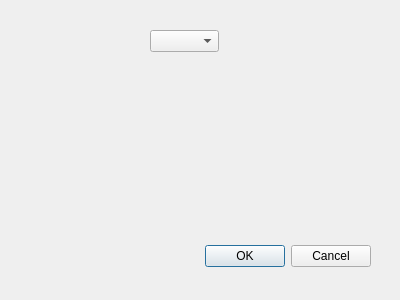
<?xml version="1.0" encoding="UTF-8"?>
<ui version="4.0">
 <class>ParameterSettings</class>
 <widget class="QDialog" name="ParameterSettings">
  <property name="geometry">
   <rect>
    <x>0</x>
    <y>0</y>
    <width>400</width>
    <height>300</height>
   </rect>
  </property>
  <property name="windowTitle">
   <string>Dialog</string>
  </property>
  <widget class="QDialogButtonBox" name="buttonBox">
   <property name="geometry">
    <rect>
     <x>30</x>
     <y>240</y>
     <width>341</width>
     <height>32</height>
    </rect>
   </property>
   <property name="orientation">
    <enum>Qt::Horizontal</enum>
   </property>
   <property name="standardButtons">
    <set>QDialogButtonBox::Cancel|QDialogButtonBox::Ok</set>
   </property>
  </widget>
  <widget class="QComboBox" name="comboBox">
   <property name="geometry">
    <rect>
     <x>150</x>
     <y>30</y>
     <width>69</width>
     <height>22</height>
    </rect>
   </property>
  </widget>
 </widget>
 <resources/>
 <connections>
  <connection>
   <sender>buttonBox</sender>
   <signal>accepted()</signal>
   <receiver>ParameterSettings</receiver>
   <slot>accept()</slot>
   <hints>
    <hint type="sourcelabel">
     <x>248</x>
     <y>254</y>
    </hint>
    <hint type="destinationlabel">
     <x>157</x>
     <y>274</y>
    </hint>
   </hints>
  </connection>
  <connection>
   <sender>buttonBox</sender>
   <signal>rejected()</signal>
   <receiver>ParameterSettings</receiver>
   <slot>reject()</slot>
   <hints>
    <hint type="sourcelabel">
     <x>316</x>
     <y>260</y>
    </hint>
    <hint type="destinationlabel">
     <x>286</x>
     <y>274</y>
    </hint>
   </hints>
  </connection>
 </connections>
</ui>
